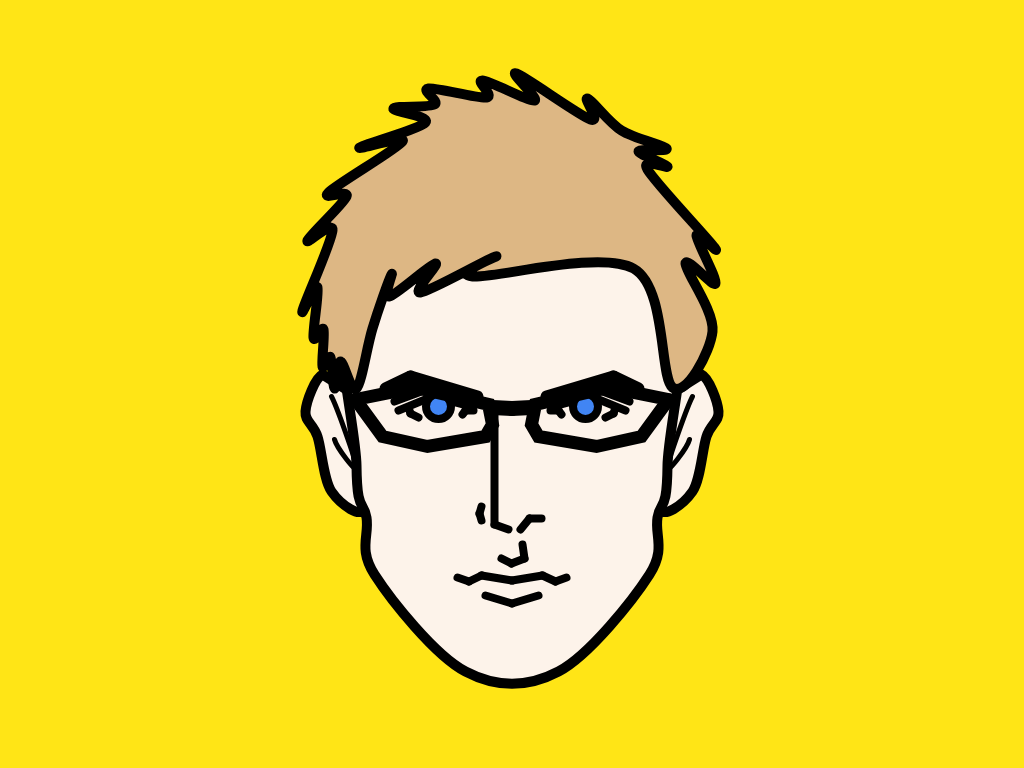
Frame 1 (no input)
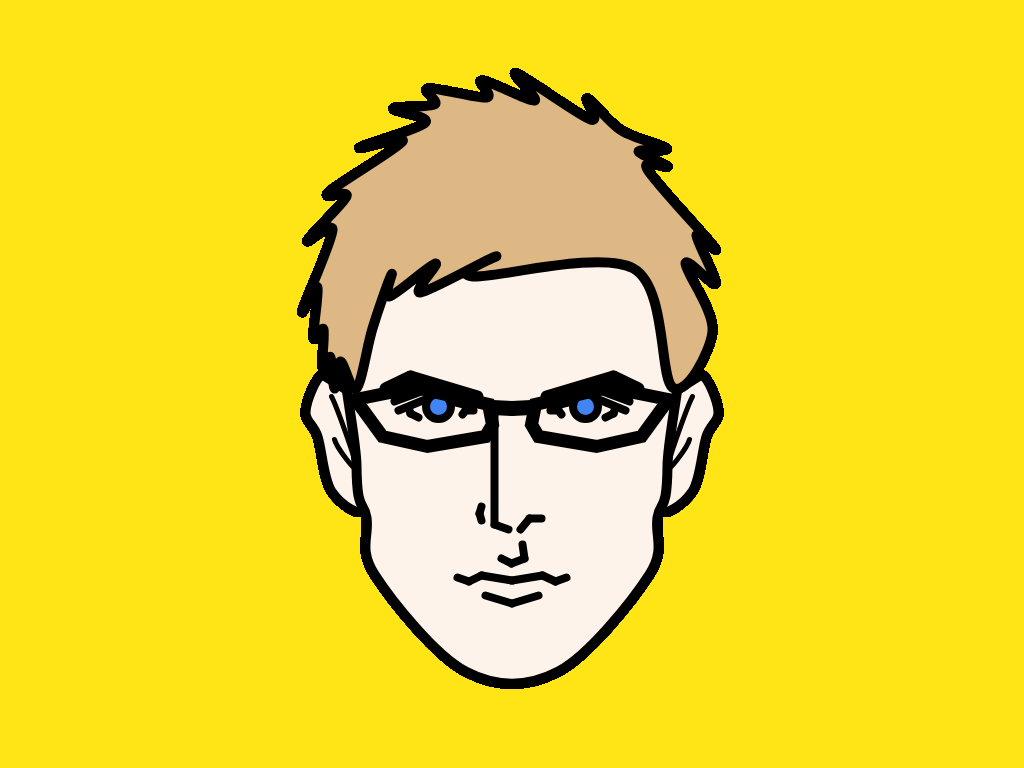
Frame 60 (no input)
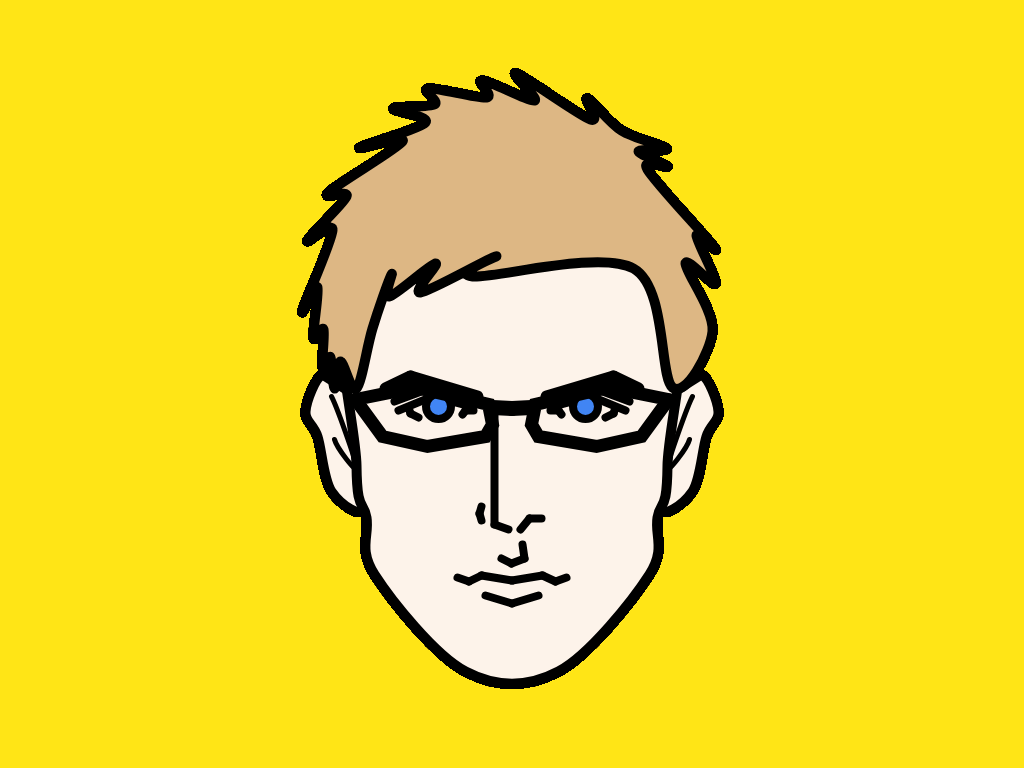
Frame 120 (the mouse pressed at the canvas centre since frame 60)

The p5.js sketch that drew these frames (run headless with seeded random() and noise() and a simulated clock; from frame 60 on, the mouse is pressed at the canvas centre):

// p5.js sketch
// ── sketch.js
/**
* Yourfirstand Lastname
* IGME-609: Assignment Name, m/d/18
* Summarization of sketch activity
*/ 

/**
* setup : Initialization runs once; called automatically
* Summarize code that you add
*/
function setup() {
  createCanvas(1024,768);
  background(255,229,22);
}
  
  //Ears
function draw() {
  fill(253,243,234);
  strokeWeight(10);
  beginShape();
  curveVertex(349.5,391.5);
  curveVertex(322.5,374.5);
  curveVertex(305.5,411.5);
  curveVertex(317.5,436.5);
  curveVertex(331.5,491.5);
  curveVertex(365.5,505.5);
  curveVertex(349.5,391.5);
  endShape(CLOSE);
  
  fill(253,243,234);
  strokeWeight(10)
  beginShape();
  curveVertex(674.5,391.5);
  curveVertex(701.5,374.5);
  curveVertex(718.5,411.5);
  curveVertex(706.5,436.5);
  curveVertex(692.5,491.5);
  curveVertex(658.5,505.5);
  curveVertex(674.5,391.5);
  endShape(CLOSE);
  
  noFill;
  strokeWeight(5);
  beginShape();
  curveVertex(326.5,411.5);
  curveVertex(331.5,396.5);
  curveVertex(356.5,467.5);
  curveVertex(334.5,439.5);
  curveVertex(343.5,418.5);
  endShape();
  
  noFill;
  strokeWeight(5);
  beginShape();
  curveVertex(697.5,411.5);
  curveVertex(692.5,396.5);
  curveVertex(667.5,467.5);
  curveVertex(689.5,439.5);
  curveVertex(680.5,418.5);
  endShape();
  
//Face
  fill(253,243,234);
  strokeWeight(10);
  beginShape();
  curveVertex(363.5,224.5);
  curveVertex(660.5,224.5);
  curveVertex(667.5,465.5);
  curveVertex(657.5,517.5);
  curveVertex(649.5,574.5);
  curveVertex(558.5,671.5);
  curveVertex(465.5,671.5);
  curveVertex(374.5,574.5);
  curveVertex(366.5,517.5);
  curveVertex(356.5,465.5);
  curveVertex(363.5,224.5);
  curveVertex(660.5,224.5);
  endShape();
  
  //Hair
  fill(221,183,132);
  strokeWeight(10);
  beginShape();
  curveVertex(356.5,388.5);
  curveVertex(340.5,361.5);
  curveVertex(334.5,388.5);
  curveVertex(330.5,357.5);
  curveVertex(322.5,366.5);
  curveVertex(323.5,329.5);
  curveVertex(313.5,337.5);
  curveVertex(317.5,287.5);
  curveVertex(302.5,310.5);
  curveVertex(332.5,230.5);
  curveVertex(307.5,240.5);
  curveVertex(346.5,196.5);
  curveVertex(328.5,192.5);
  curveVertex(402.5,141.5);
  curveVertex(359.5,147.5);
  curveVertex(425.5,122.5);
  curveVertex(393.5,108.5);
  curveVertex(434.5,104.5);
  curveVertex(428.5,88.5);
  curveVertex(486.5,97.5);
  curveVertex(482.5,80.5);
  curveVertex(534.5,100.5);
  curveVertex(516.5,73.5);
  curveVertex(590.5,119.5);
  curveVertex(587.5,98.5);
  curveVertex(621.5,130.5);
  curveVertex(666.5,148.5);
  curveVertex(638.5,151.5);
  curveVertex(667.5,166.5);
  curveVertex(647.5,169.5);
  curveVertex(714.5,247.5);
  curveVertex(696.5,235.5);
  curveVertex(715.5,283.5);
  curveVertex(685.5,263.5);
  curveVertex(712.5,331.5);
  curveVertex(672.5,387.5);
  curveVertex(633.5,268.5);
  curveVertex(472.5,276.5);
  curveVertex(495.5,256.5);
  curveVertex(420.5,292.5);
  curveVertex(435.5,263.5);
  curveVertex(389.5,296.5);
  curveVertex(391.5,274.5);
  curveVertex(372.5,328.5);
  curveVertex(356.5,388.5);
  curveVertex(340.5,361.5);
  curveVertex(334.5,388.5);
  endShape();
  
  //Eyegrown
  strokeWeight(12);
  beginShape(LINES);
  vertex(385.5,388.5);
  vertex(410.5,376.5);
  vertex(410.5,376.5);
  vertex(477.5,396.5);
  endShape();
  
  strokeWeight(12);
  beginShape(LINES);
  vertex(638.5,388.5);
  vertex(613.5,376.5);
  vertex(613.5,376.5);
  vertex(546.5,396.5);
  endShape();
  
  strokeWeight(8);
  beginShape(LINES);
  vertex(394.5,401.5);
  vertex(429.5,388.5);
  vertex(429.5,388.5);
  vertex(470.5,406.5);
  endShape();
  
  strokeWeight(8);
  beginShape(LINES);
  vertex(629.5,401.5);
  vertex(594.5,388.5);
  vertex(594.5,388.5);
  vertex(553.5,406.5);
  endShape();
  
  strokeWeight(8);
  beginShape(LINES);
  vertex(398.5,410.5);
  vertex(432.5,396.5);
  vertex(432.5,396.5);
  vertex(470.5,406.5);
  endShape();
  
  strokeWeight(8);
  beginShape(LINES);
  vertex(625.5,410.5);
  vertex(591.5,396.5);
  vertex(591.5,396.5);
  vertex(553.5,406.5);
  endShape();
  
  strokeWeight(8);
  beginShape(LINES);
  vertex(408.5,407.5);
  vertex(410.5,413.5);
  vertex(410.5,413.5);
  vertex(418.5,417.5);
  endShape();
  
  strokeWeight(8);
  beginShape(LINES);
  vertex(615.5,407.5);
  vertex(613.5,413.5);
  vertex(613.5,413.5);
  vertex(605.5,417.5);
  endShape();
  
  strokeWeight(8);
  beginShape(LINES);
  vertex(473.5,410.5);
  vertex(465.5,410.5);
  vertex(465.5,410.5);
  vertex(462.5,414.5);
  endShape();
  
  strokeWeight(8);
  beginShape(LINES);
  vertex(550.5,410.5);
  vertex(558.5,410.5);
  vertex(558.5,410.5);
  vertex(561.5,414.5);
  endShape();
  
  //Eyeballs
  fill(65,133,244);
  ellipse(438.5,406.5,25);
  ellipse(585.5,406.5,25);
  
  //Nose
  strokeWeight(8);
  beginShape(LINES);
  vertex(494.5,410.5);
  vertex(494.5,524.5);
  vertex(494.5,524.5);
  vertex(508.5,529.5);
  endShape();
  
  strokeWeight(8);
  beginShape(LINES);
  vertex(481.5,506.5);
  vertex(479.5,513.5);
  vertex(479.5,513.5);
  vertex(481.5,520.5);
  endShape();
  
  strokeWeight(8);
  beginShape(LINES);
  vertex(520.5,529.5);
  vertex(529.5,518.5);
  vertex(529.5,518.5);
  vertex(541.5,518.5);
  endShape();
  
  //Mouth
  strokeWeight(8);
  beginShape(LINES);
  vertex(501.5,558.5);
  vertex(511.5,563.5);
  vertex(511.5,563.5);
  vertex(524.5,558.5);
  vertex(524.5,558.5);
  vertex(522.5,544.5);
  endShape();
  
  strokeWeight(8);
  beginShape(LINES);
  vertex(457.5,577.5);
  vertex(469,581.5);
  vertex(469,581.5);
  vertex(481.5,575.5);
  vertex(481.5,575.5);
  vertex(512,580.5);
  vertex(512,580.5);
  vertex(542.5,575.5);
  vertex(542.5,575.5);
  vertex(555.5,581.5);
  vertex(555.5,581.5);
  vertex(566.5,577.5);
  endShape();
  
  strokeWeight(8);
  beginShape(LINES);
  vertex(485.5,595.5);
  vertex(512,603.5);
  vertex(512,603.5);
  vertex(538.5,595.5);
  endShape();
  
  //Eyeglasses
  noFill();
  strokeWeight(13);
  beginShape();
  vertex(355.5,399.5);
  vertex(415.5,387.5);
  vertex(488.5,404.5);
  vertex(492.5,424.5);
  vertex(485.5,436.5);
  vertex(427.5,446.5);
  vertex(382.5,436.5);
  vertex(355.5,399.5);
  endShape();
  
  noFill();
  strokeWeight(13);
  beginShape();
  vertex(668.5,399.5);
  vertex(608.5,387.5);
  vertex(535.5,404.5);
  vertex(531.5,424.5);
  vertex(538.5,436.5);
  vertex(596.5,446.5);
  vertex(641.5,436.5);
  vertex(668.5,399.5);
  endShape();
  
  strokeWeight(15);
  beginShape(LINES);
  vertex(492.5,407.5);
  vertex(512,408.5);
  vertex(512,408.5);
  vertex(531.5,407.5);
  endShape();
}
 
